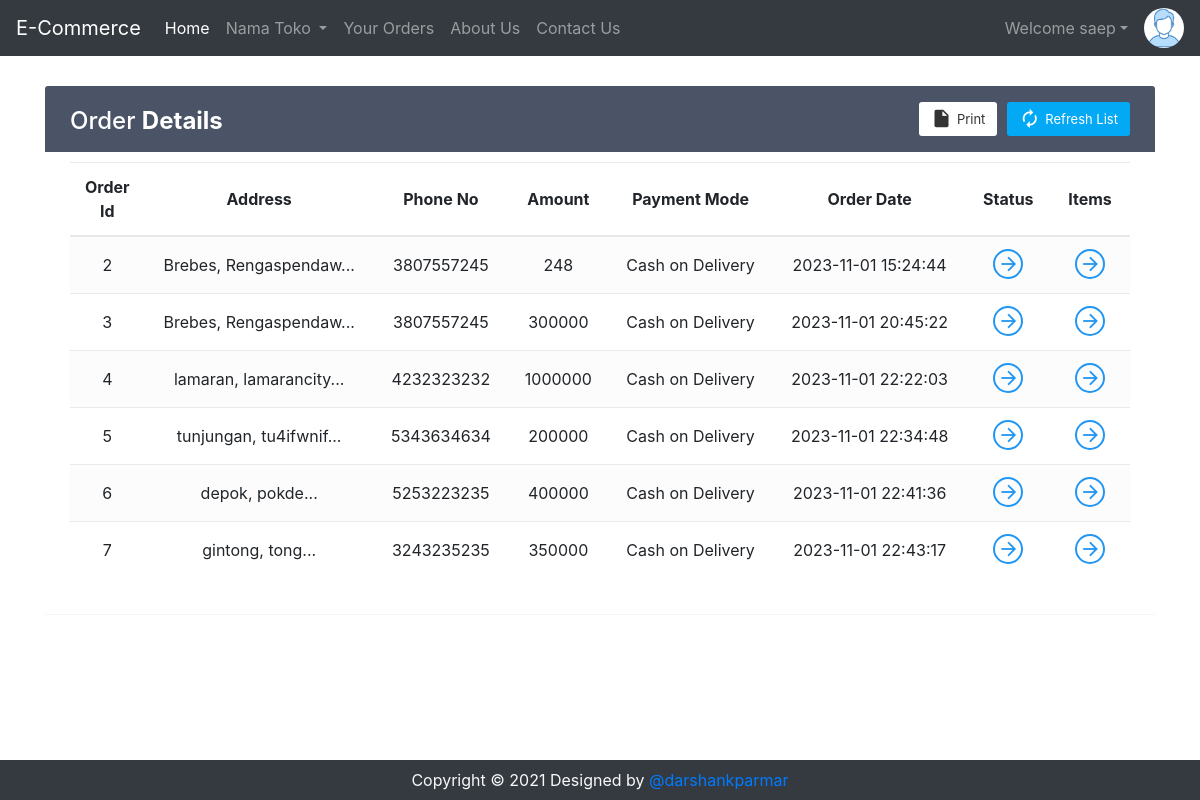
The app's page /viewOrder.php (signed in) with its own data.
### tables this page shows
CREATE TABLE `sitedetail` (
  `tempId` int(11) NOT NULL,
  `systemName` varchar(21) NOT NULL,
  `email` varchar(35) NOT NULL,
  `contact1` bigint(21) NOT NULL,
  `contact2` bigint(21) DEFAULT NULL COMMENT 'Optional',
  `address` text NOT NULL,
  `dateTime` datetime NOT NULL DEFAULT CURRENT_TIMESTAMP
);

CREATE TABLE `orders` (
  `orderId` int(21) NOT NULL,
  `userId` int(21) NOT NULL,
  `address` varchar(255) NOT NULL,
  `zipCode` int(21) NOT NULL,
  `phoneNo` bigint(21) NOT NULL,
  `amount` int(200) NOT NULL,
  `paymentMode` enum('0','1') NOT NULL DEFAULT '0' COMMENT '0=cash on delivery, \r\n1=online ',
  `orderStatus` enum('0','1','2','3','4','5','6') NOT NULL DEFAULT '0' COMMENT '0=Order Placed.\r\n1=Order Confirmed.\r\n2=Preparing your Order.\r\n3=Your order is on the way!\r\n4=Order Delivered.\r\n5=Order Denied.\r\n6=Order Cancelled.',
  `orderDate` datetime NOT NULL DEFAULT CURRENT_TIMESTAMP
);

### viewOrder.php (the view, shortened to what this page needs)
<!doctype html>
<html lang="en">
<head>
    <link rel="stylesheet" href="https://stackpath.bootstrapcdn.com/bootstrap/4.5.0/css/bootstrap.min.css">
    <link rel="stylesheet" href="https://use.fontawesome.com/releases/v5.7.2/css/all.css">
</head>
<body>
    <?php include 'partials/_dbconnect.php';?>
    <?php include 'partials/_nav.php';?>
    <?php
    if($loggedin){
    ?>
    <div class="container">
        <div class="table-wrapper" id="empty">
            <div class="table-title">
                <div class="row">
                    <div class="col-sm-4">
                        <h2>Order <b>Details</b></h2>
                    </div>
                    <div class="col-sm-8">
                        <a href="" class="btn btn-primary"><i class="material-icons">&#xE863;</i> <span>Refresh List</span></a>
                        <a href="#" onclick="window.print()" class="btn btn-info"><i class="material-icons">&#xE24D;</i> <span>Print</span></a>
                    </div>
                </div>
            </div>
            <table class="table table-striped table-hover text-center">
                <thead>
                    <tr>
                        <th>Order Id</th>
                        <th>Address</th>
                        <th>Phone No</th>
                        <th>Amount</th>
                        <th>Payment Mode</th>
                        <th>Order Date</th>
                        <th>Status</th>
                        <th>Items</th>
                    </tr>
                </thead>
                <tbody>
                    <?php
                        $sql = "SELECT * FROM `orders` WHERE `userId`= $userId";
                        $result = mysqli_query($conn, $sql);
                        while($row = mysqli_fetch_assoc($result)){
                            $orderId = $row['orderId'];
                            $address = $row['address'];
                            $phoneNo = $row['phoneNo'];
                            $amount = $row['amount'];
                            $orderDate = $row['orderDate'];
                            $paymentMode = $row['paymentMode'];
                            if($paymentMode == 0) {
                                $paymentMode = "Cash on Delivery";
                            }
                            else {
                                $paymentMode = "Online";
                            }
                            echo '<tr>
                                    <td>' . $orderId . '</td>
                                    <td>' . substr($address, 0, 20) . '...</td>
                                    <td>' . $phoneNo . '</td>
                                    <td>' . $amount . '</td>
                                    <td>' . $paymentMode . '</td>
                                    <td>' . $orderDate . '</td>
                                    <td><a href="#" data-toggle="modal" data-target="#orderStatus' . $orderId . '" class="view"><i class="material-icons">&#xE5C8;</i></a></td>
                                    <td><a href="#" data-toggle="modal" data-target="#orderItem' . $orderId . '" class="view" title="View Details"><i class="material-icons">&#xE5C8;</i></a></td>
                                </tr>';
                        }
                            ?>
                </tbody>
            </table>
        </div>
    </div>
    <?php
    }
    else {
        echo '<div class="container" style="min-height : 610px;">
        <div class="alert alert-info my-3">
            <font style="font-size:22px"><center>Check your Order. You need to <strong><a class="alert-link" data-toggle="modal" data-target="#loginModal">Login</a></strong></center></font>
        </div></div>';
    }
    ?>
    <?php
    require 'partials/_footer.php';?>
  </body>
</html>

### partials/_nav.php (shortened to what this page needs)
<?php
if (isset($_SESSION['loggedin']) && $_SESSION['loggedin'] == true) {
  $loggedin = true;
  $userId = $_SESSION['userId'];
  $username = $_SESSION['username'];
} else {
  $loggedin = false;
  $userId = 0;
}
$sql = "SELECT * FROM `sitedetail`";
$result = mysqli_query($conn, $sql);
$row = mysqli_fetch_assoc($result);
$systemName = $row['systemName'];
echo '<nav class="navbar navbar-expand-lg navbar-dark bg-dark">
      <a class="navbar-brand" href="index.php">' . $systemName . '</a>
      <button class="navbar-toggler" type="button" data-toggle="collapse" data-target="#navbarSupportedContent" aria-controls="navbarSupportedContent" aria-expanded="false" aria-label="Toggle navigation">
        <span class="navbar-toggler-icon"></span>
      </button>
      <div class="collapse navbar-collapse" id="navbarSupportedContent">
        <ul class="navbar-nav mr-auto">
          <li class="nav-item active">
            <a class="nav-link" href="index.php">Home <span class="sr-only">(current)</span></a>
          </li>
          <li class="nav-item dropdown">
            <a class="nav-link dropdown-toggle" href="#" id="navbarDropdown" role="button" data-toggle="dropdown" aria-haspopup="true" aria-expanded="false">
              Nama Toko
            </a>
            <div class="dropdown-menu" aria-labelledby="navbarDropdown">';
echo '</div>
          </li>
          <li class="nav-item">
            <a class="nav-link" href="viewOrder.php">Your Orders</a>
          </li>
          <li class="nav-item">
            <a class="nav-link" href="about.php">About Us</a>
          </li>
          <li class="nav-item">
            <a class="nav-link" href="contact.php">Contact Us</a>
          </li>
        </ul>
        ';
if ($loggedin) {
  echo '<ul class="navbar-nav mr-2">
            <li class="nav-item dropdown">
              <a class="nav-link dropdown-toggle" href="#" id="navbarDropdown" role="button" data-toggle="dropdown"> Welcome ' . $username . '</a>
              <div class="dropdown-menu" aria-labelledby="navbarDropdown">
                <a class="dropdown-item" href="partials/_logout.php">Logout</a>
              </div>
            </li>
          </ul>
          <div class="text-center image-size-small position-relative">
            <a href="viewProfile.php"><img src="img/person-' . $userId . '.jpg" class="rounded-circle" onError="this.src = \'img/profilePic.jpg\'" style="width:40px; height:40px"></a>
          </div>';
} else {
  echo '
          <button type="button" class="btn btn-success mx-2"  data-toggle="modal" data-target="#loginModal">Login</button>
          <button type="button" class="btn btn-success mx-2"  data-toggle="modal" data-target="#signupModal">SignUp</button>';
}
echo '</div>
    </nav>';

### partials/_footer.php
<div class="footer container-fluid bg-dark text-light">
    <p class="text-center py-2 mb-0">Copyright © 2021 Designed by <a href="https://github.com/darshankparmar" target="_blank" rel="noopener noreferrer">@darshankparmar</a></p>
</div>

### viewOrder.php (style rules this page uses)
.footer { position: fixed; bottom: 0; }
.table-wrapper { background: #fff; padding: 20px 25px; margin: 30px auto; border-radius: 3px; box-shadow: 0 1px 1px rgba(0,0,0,.05); }
.table-wrapper .btn { float: right; color: #333; background-color: #fff; border-radius: 3px; border: none; outline: none !important; margin-left: 10px; }
.table-wrapper .btn.btn-primary { color: #fff; background: #03A9F4; }
.table-title .btn { font-size: 13px; border: none; }
.table-title .btn i { float: left; font-size: 21px; margin-right: 5px; }
.table-title .btn span { float: left; margin-top: 2px; }
.table-title { color: #fff; background: #4b5366; padding: 16px 25px; margin: -20px -25px 10px; border-radius: 3px 3px 0 0; }
.table-title h2 { margin: 5px 0 0; font-size: 24px; }
table.table tr th, table.table tr td { border-color: #e9e9e9; padding: 12px 15px; vertical-align: middle; }
table.table tr th:first-child { width: 60px; }
table.table tr th:last-child { width: 80px; }
table.table-striped tbody tr:nth-of-type(odd) { background-color: #fcfcfc; }
table.table td a { font-weight: bold; color: #566787; display: inline-block; text-decoration: none; }
table.table td a.view { width: 30px; height: 30px; color: #2196F3; border: 2px solid; border-radius: 30px; text-align: center; }
table.table td a.view i { font-size: 22px; margin: 2px 0 0 1px; }
table { counter-reset: section; }

### records on screen
sitedetail: systemName "E-Commerce"
orders: orderId "2", address "Brebes, Rengaspendaw", phoneNo "3807557245", amount "248", paymentMode "Cash on Delivery", orderDate "2023-11-01 15:24:44"
orders: orderId "3", address "Brebes, Rengaspendaw", phoneNo "3807557245", amount "300000", paymentMode "Cash on Delivery", orderDate "2023-11-01 20:45:22"
orders: orderId "4", address "lamaran, lamarancity", phoneNo "4232323232", amount "1000000", paymentMode "Cash on Delivery", orderDate "2023-11-01 22:22:03"
orders: orderId "5", address "tunjungan, tu4ifwnif", phoneNo "5343634634", amount "200000", paymentMode "Cash on Delivery", orderDate "2023-11-01 22:34:48"
orders: orderId "6", address "depok, pokde", phoneNo "5253223235", amount "400000", paymentMode "Cash on Delivery", orderDate "2023-11-01 22:41:36"
orders: orderId "7", address "gintong, tong", phoneNo "3243235235", amount "350000", paymentMode "Cash on Delivery", orderDate "2023-11-01 22:43:17"

### other values on screen
$username "saep"
